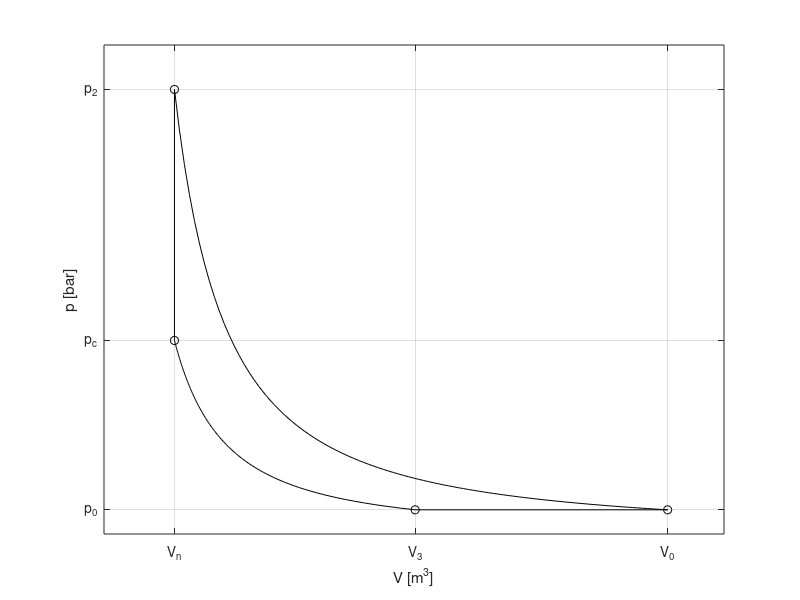
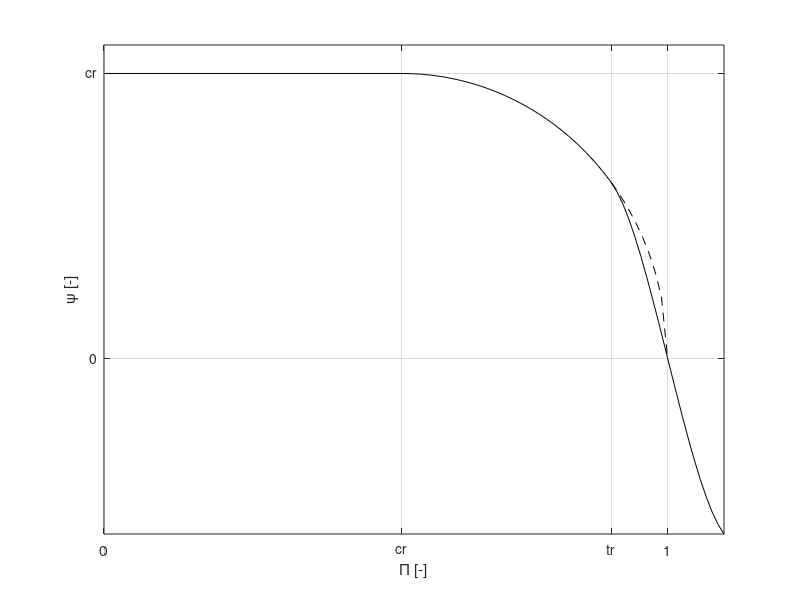

MATLAB code for these plots, in order:
%% COMPRESEDAIR
% Creation of two report figures concerning the compressed air model
%% Parameter

p_c = 800000;
V_n = 1;
T_n = 293;
p_0 = 100000;

gamma = 1.4;

N = 100;

%% Ausgangspunkt
V_0 = V_n*p_c/p_0;

%% Isotherme kompression
V = linspace(V_0, V_n, N);
p = p_0*(V_0./V).^gamma;

V_ol = [V_0 V(end)];
p_ol = [p_0 p(end)];

%% Isochor
V = [V V_n];
p = [p p_c];

V_ol = [V_ol V_n];
p_ol = [p_ol p_c];

%% Isotherme expansion
p = [p linspace(p_c, p_0, N)];
V = [V V_n*(p_c./linspace(p_c, p_0, N)).^(1/gamma)];

V_ol = [V_ol V(end)];
p_ol = [p_ol p(end)];


%% Isobare expansion
V = [V V_0];
p = [p p_0];

%% Plotting
f = figure;
a = axes('Parent',f,...
         'XTickLabel',{'V_n', 'V_3', 'V_0'}, 'XTick', unique(sort(V_ol)),...
         'YTickLabel',{'p_0', 'p_c', 'p_2'}, 'YTick', unique(sort(p_ol/1e5)));
box(a,'on');
hold(a,'all');
grid on

plot(V,p/1e5, 'k'); hold on
plot(V_ol, p_ol/1e5, 'ok');
xlabel('V [m^3]');
ylabel('p [bar]');
axis([0 1.1*max(V) 0 1.1e-5*max(p)]);

%% Throttle

Pi_tr = 0.9;
Pi_cr = (2/(gamma+1))^(gamma/(gamma-1));
Pi    = [0 linspace(Pi_cr,Pi_tr,50)];
Pi_tt = sort([linspace(Pi_tr,2-Pi_tr,20),1]);
Pi_re = linspace(Pi_tr,1,10);

psi           = Pi.^(1/gamma).*sqrt(2*gamma./(gamma-1).*(1-Pi.^((gamma-1)/gamma))); 
psi_real      = Pi_re.^(1/gamma).*sqrt(2*gamma./(gamma-1).*(1-Pi_re.^((gamma-1)/gamma))); 
psi(Pi<Pi_cr) = sqrt(gamma*(2/(gamma+1))^((gamma+1)/(gamma-1)));


Pi_tr_sl = (psi(end)-psi(end-1))/(Pi(end)-Pi(end-1));
a        = (Pi_tr_sl*(Pi_tr-1)-psi(end))/2/(Pi_tr-1)^3;
b        = Pi_tr_sl-3*a*(Pi_tr-1)^2;

Pi       = [Pi Pi_tt];
psi      = [psi a*(Pi_tt-1).^3 + b*(Pi_tt-1)];

f = figure;
a = axes('Parent',f,...
    'XTickLabel',{'0', 'cr', 'tr', '1'}, 'XTick', [0 Pi_cr Pi_tr 1],...
    'YTickLabel',{'0', 'cr'}, 'YTick', [0 psi(1)]);
box(a,'on');
hold(a,'all');
grid on
plot(Pi,psi,'k');
plot(Pi_re, psi_real, '--k');
xlabel('\Pi [-]');
ylabel('\psi [-]');
axis([0 max(Pi) min(psi) 1.1*max(psi)]);
grid on



